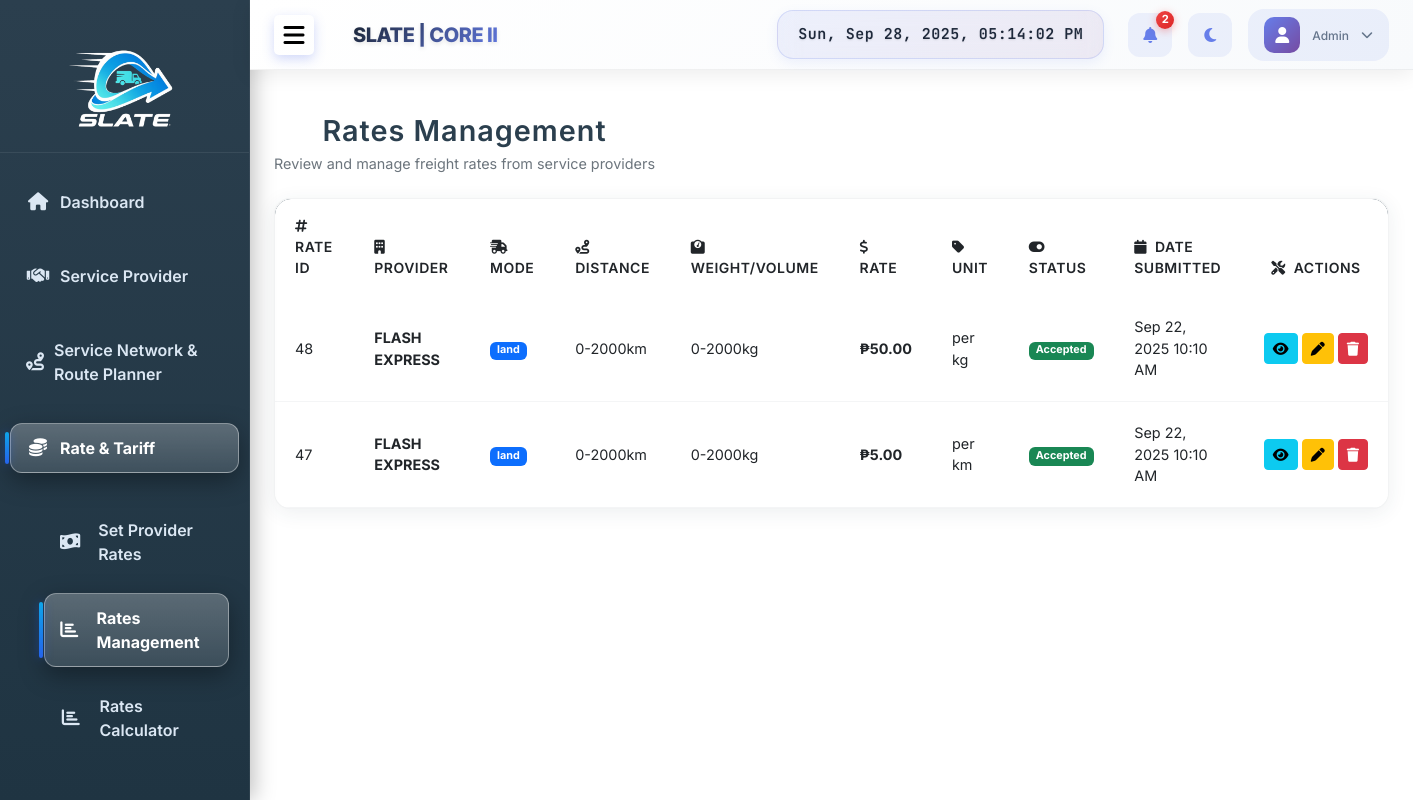
The page /admin/rates_management.php (signed in) on the database its author committed.
### tables this page shows
CREATE TABLE IF NOT EXISTS `freight_rates` (
  `rate_id` int NOT NULL AUTO_INCREMENT,
  `provider_id` int NOT NULL,
  `mode` varchar(20) NOT NULL,
  `distance_range` varchar(50) NOT NULL,
  `weight_range` varchar(50) NOT NULL,
  `rate` decimal(10,2) NOT NULL,
  `unit` varchar(20) NOT NULL,
  `created_at` timestamp NOT NULL DEFAULT CURRENT_TIMESTAMP,
  `status` enum('Pending','Accepted','Rejected') DEFAULT 'Pending',
  PRIMARY KEY (`rate_id`),
  KEY `provider_id` (`provider_id`)
);

CREATE TABLE IF NOT EXISTS `active_service_provider` (
  `provider_id` int NOT NULL AUTO_INCREMENT,
  `company_name` varchar(255) NOT NULL,
  `email` varchar(255) NOT NULL,
  `password` varchar(255) NOT NULL,
  `account_type` int NOT NULL DEFAULT '3',
  `contact_person` varchar(255) DEFAULT NULL,
  `contact_number` varchar(50) DEFAULT NULL,
  `address` text,
  `services` text,
  `iso_certified` enum('yes','no') DEFAULT NULL,
  `business_permit` varchar(255) DEFAULT NULL,
  `company_profile` varchar(255) DEFAULT NULL,
  `date_approved` datetime DEFAULT CURRENT_TIMESTAMP,
  `status` varchar(255) NOT NULL DEFAULT 'Active',
  PRIMARY KEY (`provider_id`)
);

### admin/rates_management.php (the view, shortened to what this page needs)
<?php
include('header.php');
include('sidebar.php');
include('navbar.php');
include('../connect.php');
?>
<link rel="stylesheet" href="modern-table-styles.css">
<div class="content p-4">
    <div class="modern-header d-flex justify-content-between align-items-center mb-4">
        <div>
            <h3 class="mb-1">Rates Management</h3>
            <p>Review and manage freight rates from service providers</p>
        </div>
    </div>
    <div class="modern-table-container">
        <div class="table-responsive">
            <table class="table modern-table">
                <thead>
                    <tr>
                        <th><i class="fas fa-hashtag me-2"></i>Rate ID</th>
                        <th><i class="fas fa-building me-2"></i>Provider</th>
                        <th><i class="fas fa-shipping-fast me-2"></i>Mode</th>
                        <th><i class="fas fa-route me-2"></i>Distance</th>
                        <th><i class="fas fa-weight me-2"></i>Weight/Volume</th>
                        <th><i class="fas fa-dollar-sign me-2"></i>Rate</th>
                        <th><i class="fas fa-tag me-2"></i>Unit</th>
                        <th><i class="fas fa-toggle-on me-2"></i>Status</th>
                        <th><i class="fas fa-calendar me-2"></i>Date Submitted</th>
                        <th class="text-center"><i class="fas fa-tools me-2"></i>Actions</th>
                        </tr>
                    </thead>
                    <tbody>
                        <?php
                        $sql = "SELECT fr.rate_id, fr.mode, fr.distance_range, fr.weight_range, fr.rate, fr.unit, fr.status, fr.created_at,
                                       sp.company_name
                                FROM freight_rates fr
                                JOIN active_service_provider sp ON fr.provider_id = sp.provider_id
                                ORDER BY fr.created_at DESC";
                        $result = $conn->query($sql);
                        if ($result && $result->num_rows > 0):
                            while ($row = $result->fetch_assoc()):
                                $statusBadge = "<span class='badge bg-secondary'>Pending</span>";
                                if ($row['status'] == "Accepted") {
                                    $statusBadge = "<span class='badge bg-success'>Accepted</span>";
                                } elseif ($row['status'] == "Rejected") {
                                    $statusBadge = "<span class='badge bg-danger'>Rejected</span>";
                                }
                        ?>
                            <tr>
                                <td><?= $row['rate_id'] ?></td>
                                <td><strong><?= htmlspecialchars($row['company_name']) ?></strong></td>
                                <td><span class="badge bg-primary"><?= $row['mode'] ?></span></td>
                                <td><?= htmlspecialchars($row['distance_range']) ?></td>
                                <td><?= htmlspecialchars($row['weight_range']) ?></td>
                                <td><strong>₱<?= number_format($row['rate'], 2) ?></strong></td>
                                <td><?= htmlspecialchars($row['unit']) ?></td>
                                <td><?= $statusBadge ?></td>
                                <td><?= date("M d, Y h:i A", strtotime($row['created_at'])) ?></td>
                                <td class="text-nowrap">
                                    <button class="btn btn-info btn-sm viewRateBtn" data-id="<?= $row['rate_id'] ?>" data-bs-toggle="modal" data-bs-target="#viewRateModal">
                                        <i class="fas fa-eye"></i>
                                    </button>
                                    <button class="btn btn-warning btn-sm updateRateBtn"
                                            data-id="<?= $row['rate_id'] ?>"
                                            data-mode="<?= htmlspecialchars($row['mode']) ?>"
                                            data-distance="<?= htmlspecialchars($row['distance_range']) ?>"
                                            data-weight="<?= htmlspecialchars($row['weight_range']) ?>"
                                            data-rate="<?= htmlspecialchars($row['rate']) ?>"
                                            data-unit="<?= htmlspecialchars($row['unit']) ?>"
                                            data-status="<?= htmlspecialchars($row['status']) ?>"
                                            data-bs-toggle="modal" data-bs-target="#updateRateModal">
                                        <i class="fas fa-pen"></i>
                                    </button>
                                    <button class="btn btn-danger btn-sm deleteRateBtn"
                                            data-id="<?= $row['rate_id'] ?>"
                                            data-bs-toggle="modal" data-bs-target="#deleteRateModal">
                                        <i class="fas fa-trash"></i>
                                    </button>
                                </td>
                            </tr>
                        <?php
                            endwhile;
                        else:
                            echo "<tr><td colspan='10' class='text-center text-muted'>No freight rates submitted yet.</td></tr>";
                        endif;
                        ?>
                    </tbody>
                </table>
            </div>
        </div>
<?php include('footer.php'); ?>

### admin/styles1.css (style rules this page uses)
* { margin: 0; padding: 0; box-sizing: border-box; }
body { display: flex; font-family: 'Inter', -apple-system, BlinkMacSystemFont, 'Segoe UI', Roboto, sans-serif; }
.content { margin-left: 250px; margin-top: 90px; padding: 20px; flex-grow: 1; transition: margin-left 0.3s ease; }
.content h3 { text-align: center; font-weight: 700; font-size: clamp(1.2rem, 2vw + 0.5rem, 1.8rem); padding: 0; border-radius: 0; background: transparent; color: inherit; box-shadow: none; letter-spacing: 1px; }
body, .sidebar, .navbar, .content, form, input, select, textarea, button { transition: background-color 0.4s ease, color 0.4s ease, border-color 0.4s ease; }

### admin/modern-table-styles.css (style rules this page uses)
.modern-table-container { background: #fff; border-radius: 16px; box-shadow: 0 4px 20px rgba(43, 63, 78, 0.08); overflow: hidden; border: 1px solid rgba(43, 63, 78, 0.06); margin-bottom: 2rem; }
.modern-table { margin-bottom: 0; border: none; }
.modern-table thead { background: linear-gradient(135deg, #2b3f4e 0%, #1f3442 100%); color: #fff; }
.modern-table thead th { border: none; padding: 1rem 1.25rem; font-weight: 600; font-size: 0.875rem; text-transform: uppercase; letter-spacing: 0.5px; border-bottom: 2px solid rgba(255,255,255,0.1); }
.modern-table tbody tr { border-bottom: 1px solid rgba(43, 63, 78, 0.05); transition: all 0.3s ease; }
.modern-table tbody td { padding: 1.25rem; vertical-align: middle; border: none; font-size: 0.9rem; }
.modern-header { margin-bottom: 2rem; }
.modern-header h3, .modern-header h4 { color: #2b3f4e; font-weight: 600; margin-bottom: 0.5rem; }
.modern-header p { color: #6c757d; margin-bottom: 0; font-size: 0.9rem; }
.table-responsive { border-radius: 16px; max-height: 600px; overflow-y: auto; }

### rows shown on the page
freight_rates: rate_id "48", provider.company_name "FLASH EXPRESS", mode "land", distance_range "0-2000km", weight_range "0-2000kg", rate "50.00", unit "per kg", status "Accepted", created_at "Sep 22, 2025 10:10 AM"
freight_rates: rate_id "47", provider.company_name "FLASH EXPRESS", mode "land", distance_range "0-2000km", weight_range "0-2000kg", rate "5.00", unit "per km", status "Accepted", created_at "Sep 22, 2025 10:10 AM"

### other values the page prints
$notifCount "2"
